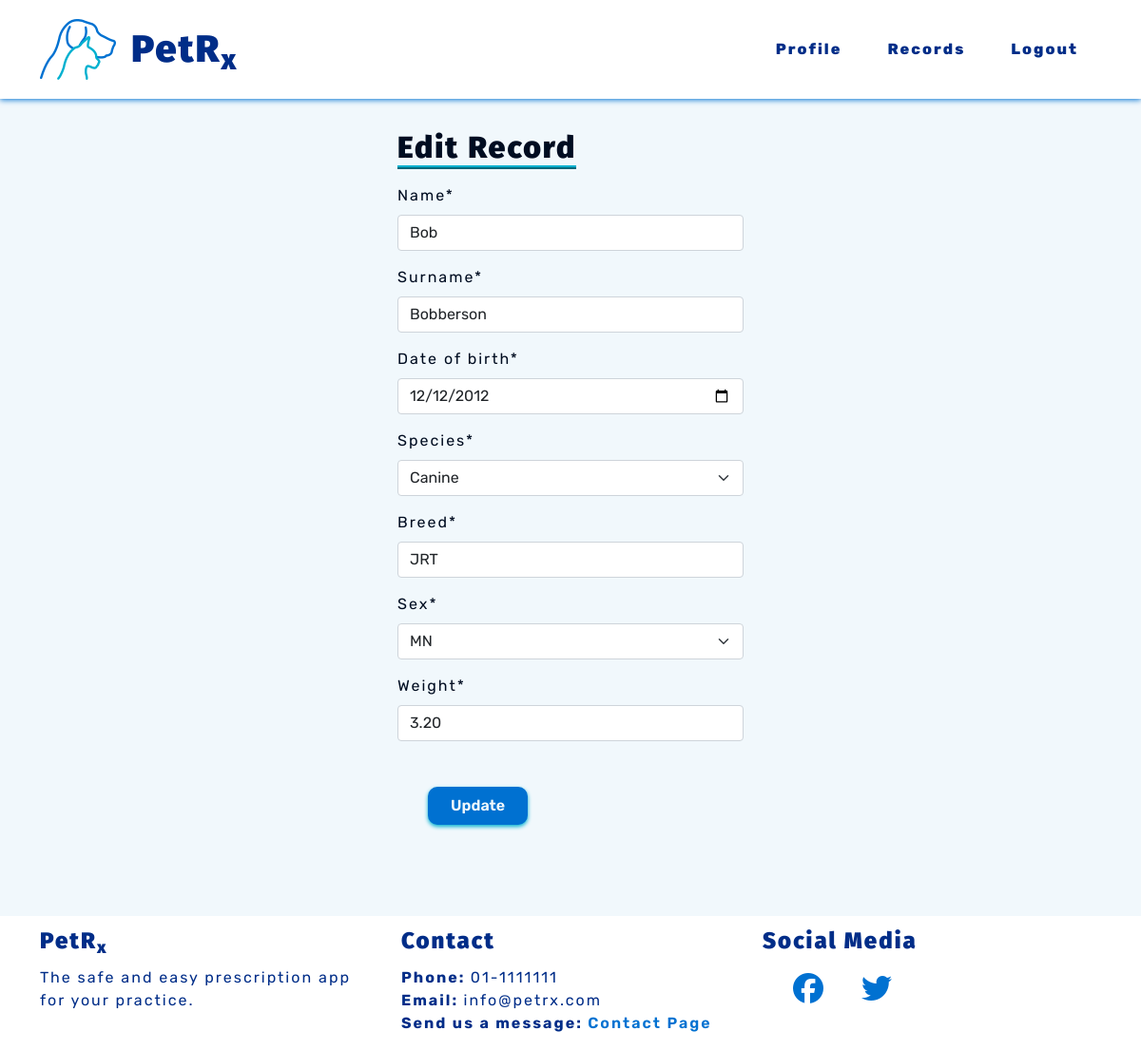
The page /records/edit-animal/1 (signed in) on the database its author committed.
### records/models.py (models this page shows, shortened)
class Record(models.Model):
    name = models.CharField(max_length=50)
    surname = models.CharField(max_length=50)
    date_of_birth = models.DateField()
    species = models.CharField(choices=SPECIES, max_length=10)
    breed = models.CharField(max_length=50)
    sex = models.CharField(choices=SEX, max_length=10)
    weight = models.DecimalField(max_digits=5, decimal_places=2)
    note = models.CharField(max_length=300, blank=True)
    class Meta:
        ordering = ['surname']
        unique_together = [
            'name',
            'surname',
            'date_of_birth',
            'species',
            'sex']

### petrx/decorators.py (the view)
    def wrapper(request, *args, **kwargs):
        if request.user.is_authenticated:
            if request.user.is_active:
                return function(request, *args, **kwargs)
            else:
                return render(request, 'vetprofiles/restricted.html')
        else:
            return redirect('vetprofiles:login')

### records/forms.py
class RecordForm(forms.ModelForm):
    class Meta:
        model = Record
        fields = [
            'name',
            'surname',
            'date_of_birth',
            'species',
            'breed',
            'sex',
            'weight']
        widgets = {
            'date_of_birth': DateInput(),
        }
        error_messages = {
            NON_FIELD_ERRORS: {
                'unique_together': "A record already exists with the same %(field_labels)s.",  # noqa
            }}

### records/views.py (called while the page is built)
@vet_login_and_active
def edit_animal(request, animal_id):
    record = Record.objects.get(id=animal_id)
    form = RecordForm(request.POST or None, instance=record)
    if form.is_valid():
        form.save()
        return redirect('records:animal_profile', animal_id=animal_id)
    else:
        form = RecordForm(request.POST or None, instance=record)
    context = {
        'record': record,
        'edit_form': form
    }
    return render(request, 'records/edit_animal.html', context)

### records/templates/records/edit_animal.html (shortened to what this page needs)
{% extends 'base.html' %}
{% block content %}
{% load crispy_forms_tags %}
<div class="container-md d-flex justify-content-center">
    <div class="col-md-4">
        <h2 class="subheadings">Edit Record</h2>
        <form method="POST">
            {{ edit_form|crispy }}
            <button class="pet-btns" type="submit">Update</button>
        </form>
    </div>
</div>
{% endblock %}

### static/css/style.css (style rules this page uses)
:root { --site-white: #f1f8fc; --site-black: #000d21; --site-dark-blue: #002d88; --site-light-blue: #0071d1; --site-turquoise: #00b0cf; }
html { height: 100%; }
body { font-family: "Rubik", sans-serif; color: var(--site-black); font-size: 1rem; letter-spacing: 2px; background: var(--site-white); }
h1, h2, h3, h4 { font-family: "Fira Sans", "Rubik", sans-serif; font-weight: 900; margin-top: 0.5em; margin-bottom: 0.5em; }
.subheadings { display: inline-block; border-bottom: 4px ridge var(--site-turquoise); }
button { border: none; }
.pet-btns { cursor: pointer; display: inline-block; background-color: var(--site-light-blue); color: var(--site-white); letter-spacing: 0px; font-weight: 600; padding: 0.5em 1.5em; margin: 2em; border: none; border-radius: 10px; box-shadow: 0 2px 4px 0 var(--site-turquoise); transition: all .2s linear; }

### rows shown on the page
Record: name "Bob", surname "Bobberson", date_of_birth "12/12/2012", species "Canine", breed "JRT", sex "MN", weight "3.20"
